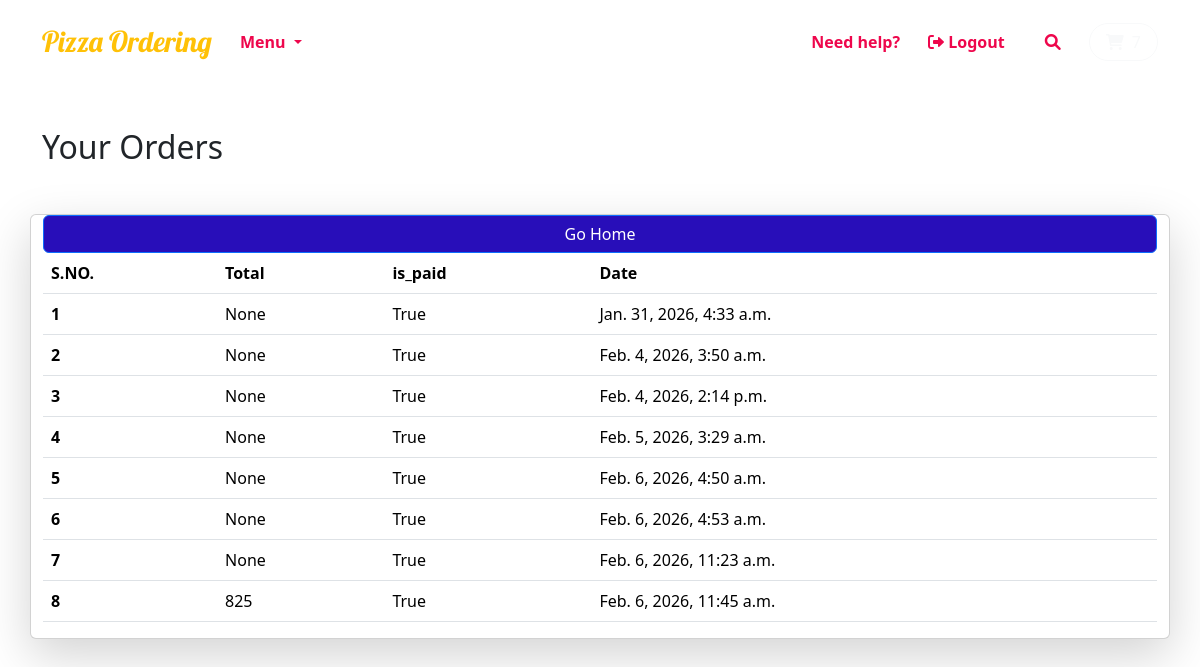
/order/ (signed in), run on the app's committed database.
### home/models.py (models this page shows)
class BaseModel(models.Model):
    uid = models.UUIDField(default= uuid.uuid4, editable= False, primary_key= True)
    created_at = models.DateTimeField(auto_now_add= True)
    updated_at = models.DateTimeField(auto_now= True)
    class Meta:
        abstract =True

class Cart(BaseModel):
    user = models.ForeignKey(User, null= True, blank= True,on_delete = models.SET_NULL, related_name= "carts")
    is_paid = models.BooleanField(default= False)
    transaction_id = models.CharField(max_length=100, null=True, blank=True)
    def get_cart_total(self):
        return CartItem.objects.filter(cart = self).aggregate(Sum('pizza__price'))['pizza__price__sum']

### home/views.py (the view)
# urls.py: path('order/', orders, name="orders"),
@login_required(login_url='/login/')
def orders(request):
   orders = Cart.objects.filter(is_paid = True, user = request.user)
   context = {'orders': orders}
   return render(request, "orders.html", context)

### home/templates/orders.html
{% extends "base.html" %} {% block start %}
<div class="container mt-5">
  <h2>Your Orders</h2>
</div>
<div class="container card shadow-lg mt-5">
  <table class="table">
          <a href="{% url 'home' %}" style="background-color: rgb(40, 14, 185); " class="btn btn-primary">Go Home</a>
    <thead>
      <tr>
        <th scope="col">S.NO.</th>
        <th scope="col">Total</th>
        <th scope="col">is_paid</th>
        <th scope="col">Date</th>
      </tr>
    </thead>
    <tbody>
      {% for order in orders %}
      <tr>
        <th scope="row">{{forloop.counter}}</th>
        <td>{{order.get_cart_total}}</td>
        <td>True</td>
        <td>{{order.created_at}}</td>
      </tr>
      {% endfor %}
    </tbody>
  </table>
</div>
{% endblock %}

### home/templates/base.html (style rules this page uses)
body { padding-top: 80px; }

### data on the page
Cart: get_cart_total "None", created_at "Jan. 31, 2026, 4:33 a.m."
Cart: get_cart_total "None", created_at "Feb. 4, 2026, 3:50 a.m."
Cart: get_cart_total "None", created_at "Feb. 4, 2026, 2:14 p.m."
Cart: get_cart_total "None", created_at "Feb. 5, 2026, 3:29 a.m."
Cart: get_cart_total "None", created_at "Feb. 6, 2026, 4:50 a.m."
Cart: get_cart_total "None", created_at "Feb. 6, 2026, 4:53 a.m."
Cart: get_cart_total "None", created_at "Feb. 6, 2026, 11:23 a.m."
Cart: get_cart_total "825", created_at "Feb. 6, 2026, 11:45 a.m."
